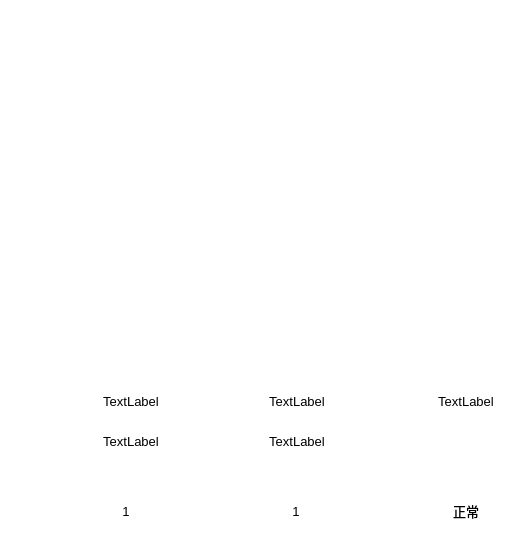
  <widget class="QFrame" name="frame_6">
   <property name="geometry">
    <rect>
     <x>480</x>
     <y>1290</y>
     <width>521</width>
     <height>560</height>
    </rect>
   </property>
   <property name="styleSheet">
    <string notr="true">background: transparent; 
background-image: url(:/pic/blue_bg.png);
border:0px</string>
   </property>
   <property name="frameShape">
    <enum>QFrame::StyledPanel</enum>
   </property>
   <property name="frameShadow">
    <enum>QFrame::Raised</enum>
   </property>
   <widget class="DoubleEmForm" name="spiral_em_widget" native="true">
    <property name="geometry">
     <rect>
      <x>23</x>
      <y>110</y>
      <width>190</width>
      <height>230</height>
     </rect>
    </property>
   </widget>
   <widget class="DoubleEmForm" name="wheel_em_widget" native="true">
    <property name="geometry">
     <rect>
      <x>221</x>
      <y>110</y>
      <width>190</width>
      <height>230</height>
     </rect>
    </property>
   </widget>
   <widget class="QLabel" name="label_6">
    <property name="geometry">
     <rect>
      <x>210</x>
      <y>20</y>
      <width>106</width>
      <height>26</height>
     </rect>
    </property>
    <property name="font">
     <font>
      <pointsize>15</pointsize>
     </font>
    </property>
    <property name="layoutDirection">
     <enum>Qt::LeftToRight</enum>
    </property>
    <property name="styleSheet">
     <string notr="true">color: rgb(255, 255, 255);
background-image: url(:/pic/smalltitle.png);</string>
    </property>
    <property name="text">
     <string>1#液压站</string>
    </property>
    <property name="alignment">
     <set>Qt::AlignCenter</set>
    </property>
   </widget>
   <widget class="QLabel" name="label_7">
    <property name="geometry">
     <rect>
      <x>23</x>
      <y>80</y>
      <width>73</width>
      <height>15</height>
     </rect>
    </property>
    <property name="font">
     <font>
      <pointsize>9</pointsize>
     </font>
    </property>
    <property name="styleSheet">
     <string notr="true">color: rgb(255, 255, 255);
background-image: url(:/pic/subtitle.png);</string>
    </property>
    <property name="text">
     <string>螺旋电机</string>
    </property>
    <property name="alignment">
     <set>Qt::AlignCenter</set>
    </property>
   </widget>
   <widget class="QLabel" name="label_8">
    <property name="geometry">
     <rect>
      <x>223</x>
      <y>80</y>
      <width>73</width>
      <height>15</height>
     </rect>
    </property>
    <property name="font">
     <font>
      <pointsize>9</pointsize>
     </font>
    </property>
    <property name="styleSheet">
     <string notr="true">color: rgb(255, 255, 255);
background-image: url(:/pic/subtitle.png);</string>
    </property>
    <property name="text">
     <string>转盘电机</string>
    </property>
    <property name="alignment">
     <set>Qt::AlignCenter</set>
    </property>
   </widget>
   <widget class="QLabel" name="label_9">
    <property name="geometry">
     <rect>
      <x>427</x>
      <y>80</y>
      <width>73</width>
      <height>15</height>
     </rect>
    </property>
    <property name="font">
     <font>
      <pointsize>9</pointsize>
     </font>
    </property>
    <property name="styleSheet">
     <string notr="true">color: rgb(255, 255, 255);
background-image: url(:/pic/subtitle.png);</string>
    </property>
    <property name="text">
     <string>1#刮板电机</string>
    </property>
    <property name="alignment">
     <set>Qt::AlignCenter</set>
    </property>
   </widget>
   <widget class="QLabel" name="label_15">
    <property name="geometry">
     <rect>
      <x>23</x>
      <y>350</y>
      <width>73</width>
      <height>15</height>
     </rect>
    </property>
    <property name="font">
     <font>
      <pointsize>9</pointsize>
     </font>
    </property>
    <property name="styleSheet">
     <string notr="true">color: rgb(255, 255, 255);
background-image: url(:/pic/subtitle.png);</string>
    </property>
    <property name="text">
     <string>辅料螺旋</string>
    </property>
    <property name="alignment">
     <set>Qt::AlignCenter</set>
    </property>
   </widget>
   <widget class="QLabel" name="label_20">
    <property name="geometry">
     <rect>
      <x>123</x>
      <y>350</y>
      <width>73</width>
      <height>15</height>
     </rect>
    </property>
    <property name="font">
     <font>
      <pointsize>9</pointsize>
     </font>
    </property>
    <property name="styleSheet">
     <string notr="true">color: rgb(255, 255, 255);
background-image: url(:/pic/subtitle.png);</string>
    </property>
    <property name="text">
     <string>返混螺旋</string>
    </property>
    <property name="alignment">
     <set>Qt::AlignCenter</set>
    </property>
   </widget>
   <widget class="QLabel" name="label_21">
    <property name="geometry">
     <rect>
      <x>430</x>
      <y>350</y>
      <width>73</width>
      <height>15</height>
     </rect>
    </property>
    <property name="font">
     <font>
      <pointsize>9</pointsize>
     </font>
    </property>
    <property name="styleSheet">
     <string notr="true">color: rgb(255, 255, 255);
background-image: url(:/pic/subtitle.png);</string>
    </property>
    <property name="text">
     <string>1#刮板机</string>
    </property>
    <property name="alignment">
     <set>Qt::AlignCenter</set>
    </property>
   </widget>
   <widget class="QLabel" name="label_24">
    <property name="geometry">
     <rect>
      <x>223</x>
      <y>350</y>
      <width>73</width>
      <height>15</height>
     </rect>
    </property>
    <property name="font">
     <font>
      <pointsize>9</pointsize>
     </font>
    </property>
    <property name="styleSheet">
     <string notr="true">color: rgb(255, 255, 255);
background-image: url(:/pic/subtitle.png);</string>
    </property>
    <property name="text">
     <string>辅料转盘</string>
    </property>
    <property name="alignment">
     <set>Qt::AlignCenter</set>
    </property>
   </widget>
   <widget class="QLabel" name="label_25">
    <property name="geometry">
     <rect>
      <x>323</x>
      <y>350</y>
      <width>73</width>
      <height>15</height>
     </rect>
    </property>
    <property name="font">
     <font>
      <pointsize>9</pointsize>
     </font>
    </property>
    <property name="styleSheet">
     <string notr="true">color: rgb(255, 255, 255);
background-image: url(:/pic/subtitle.png);</string>
    </property>
    <property name="text">
     <string>返混转盘</string>
    </property>
    <property name="alignment">
     <set>Qt::AlignCenter</set>
    </property>
   </widget>
   <widget class="SingleEmForm" name="sp_em_1_widget" native="true">
    <property name="geometry">
     <rect>
      <x>417</x>
      <y>110</y>
      <width>95</width>
      <height>230</height>
     </rect>
    </property>
   </widget>
   <widget class="QLabel" name="label_100">
    <property name="geometry">
     <rect>
      <x>18</x>
      <y>500</y>
      <width>72</width>
      <height>22</height>
     </rect>
    </property>
    <property name="font">
     <font>
      <pointsize>10</pointsize>
     </font>
    </property>
    <property name="styleSheet">
     <string notr="true">color: rgb(255, 255, 255);
background-image: url(:/pic/field_bg.png);</string>
    </property>
    <property name="text">
     <string>油箱温度</string>
    </property>
    <property name="alignment">
     <set>Qt::AlignCenter</set>
    </property>
   </widget>
   <widget class="QLabel" name="label_101">
    <property name="geometry">
     <rect>
      <x>188</x>
      <y>500</y>
      <width>72</width>
      <height>22</height>
     </rect>
    </property>
    <property name="font">
     <font>
      <pointsize>10</pointsize>
     </font>
    </property>
    <property name="styleSheet">
     <string notr="true">color: rgb(255, 255, 255);
background-image: url(:/pic/field_bg.png);</string>
    </property>
    <property name="text">
     <string>油箱液位</string>
    </property>
    <property name="alignment">
     <set>Qt::AlignCenter</set>
    </property>
   </widget>
   <widget class="QLabel" name="LS_x_TEMP_label">
    <property name="geometry">
     <rect>
      <x>90</x>
      <y>500</y>
      <width>72</width>
      <height>22</height>
     </rect>
    </property>
    <property name="font">
     <font>
      <pointsize>10</pointsize>
     </font>
    </property>
    <property name="styleSheet">
     <string notr="true">background-image: url(:/pic/white_bg.png);</string>
    </property>
    <property name="text">
     <string>1</string>
    </property>
    <property name="alignment">
     <set>Qt::AlignCenter</set>
    </property>
   </widget>
   <widget class="QLabel" name="LS_x_LEVEL_label">
    <property name="geometry">
     <rect>
      <x>260</x>
      <y>500</y>
      <width>72</width>
      <height>22</height>
     </rect>
    </property>
    <property name="font">
     <font>
      <pointsize>10</pointsize>
     </font>
    </property>
    <property name="styleSheet">
     <string notr="true">background-image: url(:/pic/white_bg.png);</string>
    </property>
    <property name="text">
     <string>1</string>
    </property>
    <property name="alignment">
     <set>Qt::AlignCenter</set>
    </property>
   </widget>
   <widget class="QLabel" name="BM_WHEEL_PRESSURE_label">
    <property name="geometry">
     <rect>
      <x>261</x>
      <y>430</y>
      <width>72</width>
      <height>22</height>
     </rect>
    </property>
    <property name="font">
     <font>
      <pointsize>10</pointsize>
     </font>
    </property>
    <property name="styleSheet">
     <string notr="true">background-image: url(:/pic/white_bg.png);</string>
    </property>
    <property name="text">
     <string>TextLabel</string>
    </property>
    <property name="alignment">
     <set>Qt::AlignCenter</set>
    </property>
   </widget>
   <widget class="QLabel" name="ING_WHEEL_PRESSURE_label">
    <property name="geometry">
     <rect>
      <x>95</x>
      <y>430</y>
      <width>72</width>
      <height>22</height>
     </rect>
    </property>
    <property name="font">
     <font>
      <pointsize>10</pointsize>
     </font>
    </property>
    <property name="styleSheet">
     <string notr="true">background-image: url(:/pic/white_bg.png);</string>
    </property>
    <property name="text">
     <string>TextLabel</string>
    </property>
    <property name="alignment">
     <set>Qt::AlignCenter</set>
    </property>
   </widget>
   <widget class="QLabel" name="label_65">
    <property name="geometry">
     <rect>
      <x>23</x>
      <y>390</y>
      <width>72</width>
      <height>22</height>
     </rect>
    </property>
    <property name="font">
     <font>
      <pointsize>10</pointsize>
     </font>
    </property>
    <property name="styleSheet">
     <string notr="true">color: rgb(255, 255, 255);
background-image: url(:/pic/field_bg.png);</string>
    </property>
    <property name="text">
     <string>1#螺旋压力</string>
    </property>
    <property name="alignment">
     <set>Qt::AlignCenter</set>
    </property>
   </widget>
   <widget class="QLabel" name="label_80">
    <property name="geometry">
     <rect>
      <x>189</x>
      <y>390</y>
      <width>72</width>
      <height>22</height>
     </rect>
    </property>
    <property name="font">
     <font>
      <pointsize>10</pointsize>
     </font>
    </property>
    <property name="styleSheet">
     <string notr="true">color: rgb(255, 255, 255);
background-image: url(:/pic/field_bg.png);</string>
    </property>
    <property name="text">
     <string>2#螺旋压力</string>
    </property>
    <property name="alignment">
     <set>Qt::AlignCenter</set>
    </property>
   </widget>
   <widget class="QLabel" name="label_82">
    <property name="geometry">
     <rect>
      <x>189</x>
      <y>430</y>
      <width>72</width>
      <height>22</height>
     </rect>
    </property>
    <property name="font">
     <font>
      <pointsize>10</pointsize>
     </font>
    </property>
    <property name="styleSheet">
     <string notr="true">color: rgb(255, 255, 255);
background-image: url(:/pic/field_bg.png);</string>
    </property>
    <property name="text">
     <string>2#转盘压力</string>
    </property>
    <property name="alignment">
     <set>Qt::AlignCenter</set>
    </property>
   </widget>
   <widget class="QLabel" name="label_78">
    <property name="geometry">
     <rect>
      <x>23</x>
      <y>430</y>
      <width>72</width>
      <height>22</height>
     </rect>
    </property>
    <property name="font">
     <font>
      <pointsize>10</pointsize>
     </font>
    </property>
    <property name="styleSheet">
     <string notr="true">color: rgb(255, 255, 255);
background-image: url(:/pic/field_bg.png);</string>
    </property>
    <property name="text">
     <string>1#转盘压力</string>
    </property>
    <property name="alignment">
     <set>Qt::AlignCenter</set>
    </property>
   </widget>
   <widget class="QLabel" name="ING_SPIRAL_PRESSURE_label">
    <property name="geometry">
     <rect>
      <x>95</x>
      <y>390</y>
      <width>72</width>
      <height>22</height>
     </rect>
    </property>
    <property name="font">
     <font>
      <pointsize>10</pointsize>
     </font>
    </property>
    <property name="styleSheet">
     <string notr="true">background-image: url(:/pic/white_bg.png);</string>
    </property>
    <property name="text">
     <string>TextLabel</string>
    </property>
    <property name="alignment">
     <set>Qt::AlignCenter</set>
    </property>
   </widget>
   <widget class="QLabel" name="BM_SPIRAL_PRESSURE_label">
    <property name="geometry">
     <rect>
      <x>261</x>
      <y>390</y>
      <width>72</width>
      <height>22</height>
     </rect>
    </property>
    <property name="font">
     <font>
      <pointsize>10</pointsize>
     </font>
    </property>
    <property name="styleSheet">
     <string notr="true">background-image: url(:/pic/white_bg.png);</string>
    </property>
    <property name="text">
     <string>TextLabel</string>
    </property>
    <property name="alignment">
     <set>Qt::AlignCenter</set>
    </property>
   </widget>
   <widget class="QLabel" name="TM_1_PRESSURE_label">
    <property name="geometry">
     <rect>
      <x>430</x>
      <y>390</y>
      <width>72</width>
      <height>22</height>
     </rect>
    </property>
    <property name="font">
     <font>
      <pointsize>10</pointsize>
     </font>
    </property>
    <property name="styleSheet">
     <string notr="true">background-image: url(:/pic/white_bg.png);</string>
    </property>
    <property name="text">
     <string>TextLabel</string>
    </property>
    <property name="alignment">
     <set>Qt::AlignCenter</set>
    </property>
   </widget>
   <widget class="QLabel" name="label_84">
    <property name="geometry">
     <rect>
      <x>358</x>
      <y>390</y>
      <width>72</width>
      <height>22</height>
     </rect>
    </property>
    <property name="font">
     <font>
      <pointsize>10</pointsize>
     </font>
    </property>
    <property name="styleSheet">
     <string notr="true">color: rgb(255, 255, 255);
background-image: url(:/pic/field_bg.png);</string>
    </property>
    <property name="text">
     <string>1#刮板压力</string>
    </property>
    <property name="alignment">
     <set>Qt::AlignCenter</set>
    </property>
   </widget>
   <widget class="QLabel" name="LS_x_OL_label">
    <property name="geometry">
     <rect>
      <x>430</x>
      <y>500</y>
      <width>72</width>
      <height>22</height>
     </rect>
    </property>
    <property name="font">
     <font>
      <pointsize>10</pointsize>
     </font>
    </property>
    <property name="styleSheet">
     <string notr="true">background-image: url(:/pic/white_bg.png);</string>
    </property>
    <property name="text">
     <string>正常</string>
    </property>
    <property name="alignment">
     <set>Qt::AlignCenter</set>
    </property>
   </widget>
   <widget class="QLabel" name="label_106">
    <property name="geometry">
     <rect>
      <x>358</x>
      <y>500</y>
      <width>72</width>
      <height>22</height>
     </rect>
    </property>
    <property name="font">
     <font>
      <pointsize>10</pointsize>
     </font>
    </property>
    <property name="styleSheet">
     <string notr="true">color: rgb(255, 255, 255);
background-image: url(:/pic/field_bg.png);</string>
    </property>
    <property name="text">
     <string>油箱状态</string>
    </property>
    <property name="alignment">
     <set>Qt::AlignCenter</set>
    </property>
   </widget>
  </widget>
